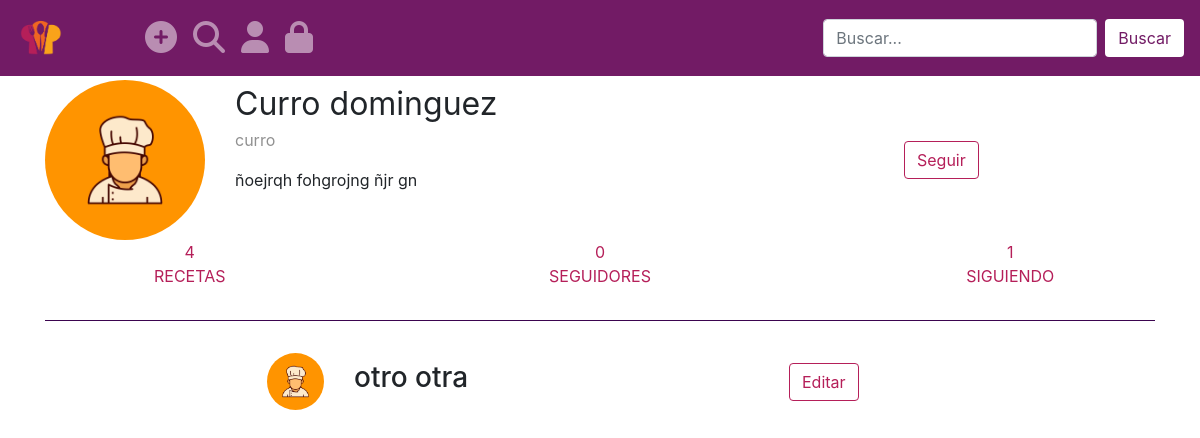
Page /curro/siguiendo (signed in) on the committed database.
### web/models.py (models this page shows, shortened)
class Perfil(models.Model):
    usuario = models.OneToOneField(
        settings.AUTH_USER_MODEL, on_delete=models.CASCADE, primary_key=True, related_name="perfil")
    descripcion = models.CharField(max_length=255, null=True, blank=True)
    imagen_perfil = models.ImageField(upload_to='perfil', default="perfil/avatar-no-img.webp", null=True, blank=True, db_column="imagen")
    seguidores = models.ManyToManyField('self', blank=True, symmetrical=False, related_name='seguidor')
    class Meta:
        db_table = 'perfil'
        verbose_name_plural = 'Perfiles'
    def total_seguidores(self): #Obtiene el número total de seguidores
    	if not self.seguidores.all():
    		return 0
    	else:
    		return self.seguidores.all().count()

### web/views.py (the view)
# urls.py: path('<username>/siguiendo', views.siguiendo, name="siguiendo"),    #Vista lista de siguiendo
@login_required
def siguiendo(request, username):
    user = get_object_or_404(User, username=username)
    user.perfil.total_siguiendo = Perfil.objects.filter(seguidores=user.perfil).count()
    if user == request.user:
        mensaje_vacio = "Aún no sigues a nadie"
    else:
        mensaje_vacio = username + " no sigue a nadie"
    siguiendo = Perfil.objects.filter(seguidores=user.perfil)
    context = {'usuario': user, 'lista_usuarios': siguiendo, 'mensaje_vacio': mensaje_vacio}
    return render(request, 'perfil-usuarios.html', context)

### web/templates/perfil-usuarios.html (shortened to what this page needs)
{% load static %}
<!DOCTYPE html>
<html lang="es" dir="ltr">
<head>
  <link rel="stylesheet" href="{% static 'css/bootstrap.min.css' %}">
  <link rel="stylesheet" href="{% static 'css/navbar.css' %}">
  <link rel="stylesheet" href="{% static 'css/perfil.css' %}">
</head>
<body>
  {% include 'partes/navbar.html' %}
  <div class="container mb-5">
    {% include 'partes/info-perfil.html' %}
    {% if user == usuario %}
      {% include 'partes/menu-perfil-self.html' %}
    {% else %}
      {% include 'partes/menu-perfil.html' %}
    {% endif %}
    <div class="row separador"></div>
    {% include 'partes/lista-usuarios.html' %}
  </div>
</body>
</html>

### web/templates/partes/info-perfil.html
<div class="row" style="margin-top:0px;">
    <div class="col-3 col-md-2">
      <div class="image-fluid">
        <img src="../../media/{{usuario.perfil.imagen_perfil}}" class="img-fluid rounded-circle"/>
      </div>
    </div>
    <div class="col-6 col-md-7">
      <div class="row">
        <div class="col-12 nombre">
          {{usuario.get_full_name}}
        </div>
      </div>
      <div class="row">
        <div class="col-12 nombre">
          <p class="user">{{usuario.username}}</p>
        </div>
      </div>
      <div class="row">
        <div class="col-12 descripcion">
          {% if not usuario.perfil.descripcion == None %}
          <p>{{usuario.perfil.descripcion}}</p>
          {% endif %}
        </div>
      </div>
    </div>
    <div class="col-2 ml-1 div-seguir">
      {% if user.get_username == usuario.username %}
      <a href="{% url 'editar_perfil' username=user.username %}"><button type="button" class="btn-seguir">Editar</button></a>
      {% elif user.perfil in usuario.perfil.seguidores.all %}
      <a href="{% url 'dejar_seguir' pk=usuario.pk %}"><button type="button" class="btn-seguir">Dejar de seguir</button></a>
      {% else %}
      <a href="{% url 'seguir' pk=usuario.pk %}"><button type="button" class="btn-seguir">Seguir</button></a>
      {% endif %}
    </div>
  </div>

### web/templates/partes/menu-perfil.html
<div class="row d-flex justify-content-between mx-md-2">
    <div class="col-6 col-sm-3">
      <a href="{% url 'perfil' username=usuario.username %}">
        <div class="row justify-content-center">
          {{usuario.recetas.all.count}}
        </div>
        <div class="row justify-content-center">
          RECETAS
        </div>
      </a>
    </div>
    <div class="col-6 col-sm-3">
      <a href="{% url 'seguidores' usuario.username %}">
        <div class="row justify-content-center">
          {{usuario.perfil.total_seguidores}}
        </div>
        <div class="row justify-content-center">
          SEGUIDORES
        </div>
      </a>
    </div>
    <div class="col-6 col-sm-3">
      <a href="{% url 'siguiendo' usuario.username %}">
        <div class="row justify-content-center">
          {{usuario.perfil.total_siguiendo}}
        </div>
        <div class="row justify-content-center">
          SIGUIENDO
        </div>
      </a>
    </div>
  </div>

### web/templates/partes/lista-usuarios.html
{% for usuario in lista_usuarios %}
<div class="row px-md-5 justify-content-md-center">
    <div class="col-md-1 col-2 align-self-center">
      <img src="../../media/{{usuario.imagen_perfil}}" class="img-fluid rounded-circle">
    </div>
    <div class="col-8 col-md-5 align-self-center">
      <h3>{{usuario.usuario.get_full_name}}</h3>
    </div>
    <div class="col-2 align-self-center">
        {% if usuario.usuario.pk == user.pk %}
        <a href="{% url 'editar_perfil' username=user.username %}"><button type="button" class="btn-seguir">Editar</button></a>
        {% elif user.perfil in usuario.seguidores.all %}
        <a href="{% url 'dejar_seguir' pk=usuario.pk %}"><button type="button" class="btn-seguir">Dejar de seguir</button></a>
        {% else %}
        <a href="{% url 'seguir' pk=usuario.pk %}"><button type="button" class="btn-seguir">Seguir</button></a>
        {% endif %}
    </div>
  </div>
  {% empty %}
<div class="row justify-content-center">
  <div class="col-">
    <h4>{{mensaje_vacio}}</h4>
  </div>
</div>
{% endfor %}

### web/static/css/perfil.css (style rules this page uses)
.nombre { font-size: 2rem; }
.user { font-size: 1rem; color: #919191; }
.descripcion { font-size: 1rem; }
.div-seguir { align-self: center; }
.btn-seguir { display: inline-block; font-weight: 400; text-align: center; vertical-align: middle; cursor: pointer; user-select: none; background-color: transparent; border: 1px solid transparent; padding: 0.375rem 0.75rem; font-size: 1rem; line-height: 1.5; border-radius: 0.25rem; transition: color 0.15s ease-in-out, background-color 0.15s ease-in-out, border-color 0.15s ease-in-out, box-shadow 0.15s ease-in-out; color: #B51F59; border-color: #B51F59; }
.separador { border-top: 1px solid #3B054F; width: 100%; margin: 2rem 0 2rem 0; }
a { color: #B51F59; }

### rows in the picture
Perfil: imagen_perfil (placeholder picture), usuario.get_full_name "otro otra", shows "Editar"

### other values in the picture
{{ usuario.get_full_name }} "Curro dominguez"
{{ usuario.username }} "curro"
{{ usuario.perfil.descripcion }} "ñoejrqh fohgrojng ñjr gn"
{{ usuario.recetas.all.count }} "4"
{{ usuario.perfil.total_seguidores }} "0"
{{ usuario.perfil.total_siguiendo }} "1"
